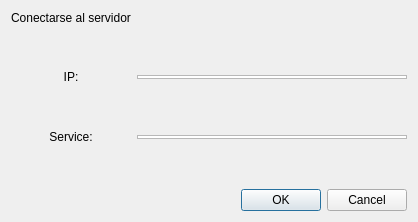
<?xml version="1.0" encoding="UTF-8"?>
<ui version="4.0">
 <class>ConectView</class>
 <widget class="QDialog" name="ConectView">
  <property name="geometry">
   <rect>
    <x>0</x>
    <y>0</y>
    <width>418</width>
    <height>222</height>
   </rect>
  </property>
  <property name="windowTitle">
   <string>Dialog</string>
  </property>
  <layout class="QGridLayout" name="gridLayout">
   <item row="2" column="0">
    <widget class="QLabel" name="label">
     <property name="text">
      <string>IP:</string>
     </property>
     <property name="alignment">
      <set>Qt::AlignCenter</set>
     </property>
     <property name="margin">
      <number>10</number>
     </property>
    </widget>
   </item>
   <item row="4" column="1">
    <layout class="QVBoxLayout" name="verticalLayout_2">
     <property name="topMargin">
      <number>5</number>
     </property>
     <property name="bottomMargin">
      <number>5</number>
     </property>
     <item>
      <widget class="QPlainTextEdit" name="ServiceTextIn">
       <property name="sizePolicy">
        <sizepolicy hsizetype="Expanding" vsizetype="Ignored">
         <horstretch>0</horstretch>
         <verstretch>0</verstretch>
        </sizepolicy>
       </property>
       <property name="verticalScrollBarPolicy">
        <enum>Qt::ScrollBarAlwaysOff</enum>
       </property>
       <property name="horizontalScrollBarPolicy">
        <enum>Qt::ScrollBarAlwaysOff</enum>
       </property>
       <property name="placeholderText">
        <string>Ingrese el servicio</string>
       </property>
      </widget>
     </item>
    </layout>
   </item>
   <item row="2" column="1">
    <layout class="QVBoxLayout" name="verticalLayout">
     <property name="topMargin">
      <number>5</number>
     </property>
     <property name="bottomMargin">
      <number>5</number>
     </property>
     <item>
      <widget class="QPlainTextEdit" name="IPTxtIn">
       <property name="sizePolicy">
        <sizepolicy hsizetype="Expanding" vsizetype="Ignored">
         <horstretch>0</horstretch>
         <verstretch>0</verstretch>
        </sizepolicy>
       </property>
       <property name="palette">
        <palette>
         <active>
          <colorrole role="BrightText">
           <brush brushstyle="SolidPattern">
            <color alpha="255">
             <red>0</red>
             <green>0</green>
             <blue>0</blue>
            </color>
           </brush>
          </colorrole>
         </active>
         <inactive>
          <colorrole role="BrightText">
           <brush brushstyle="SolidPattern">
            <color alpha="255">
             <red>0</red>
             <green>0</green>
             <blue>0</blue>
            </color>
           </brush>
          </colorrole>
         </inactive>
         <disabled>
          <colorrole role="BrightText">
           <brush brushstyle="SolidPattern">
            <color alpha="255">
             <red>0</red>
             <green>0</green>
             <blue>0</blue>
            </color>
           </brush>
          </colorrole>
         </disabled>
        </palette>
       </property>
       <property name="font">
        <font>
         <family>Arial</family>
        </font>
       </property>
       <property name="verticalScrollBarPolicy">
        <enum>Qt::ScrollBarAlwaysOff</enum>
       </property>
       <property name="horizontalScrollBarPolicy">
        <enum>Qt::ScrollBarAlwaysOff</enum>
       </property>
       <property name="plainText">
        <string/>
       </property>
       <property name="backgroundVisible">
        <bool>false</bool>
       </property>
       <property name="placeholderText">
        <string>Ingrese la IP</string>
       </property>
      </widget>
     </item>
    </layout>
   </item>
   <item row="6" column="1">
    <widget class="QDialogButtonBox" name="btnBox">
     <property name="orientation">
      <enum>Qt::Horizontal</enum>
     </property>
     <property name="standardButtons">
      <set>QDialogButtonBox::Cancel|QDialogButtonBox::Ok</set>
     </property>
    </widget>
   </item>
   <item row="3" column="0">
    <spacer name="verticalSpacer_2">
     <property name="orientation">
      <enum>Qt::Vertical</enum>
     </property>
     <property name="sizeHint" stdset="0">
      <size>
       <width>20</width>
       <height>40</height>
      </size>
     </property>
    </spacer>
   </item>
   <item row="0" column="0">
    <widget class="QLabel" name="label_3">
     <property name="text">
      <string>Conectarse al servidor</string>
     </property>
     <property name="margin">
      <number>10</number>
     </property>
    </widget>
   </item>
   <item row="1" column="0">
    <spacer name="verticalSpacer">
     <property name="orientation">
      <enum>Qt::Vertical</enum>
     </property>
     <property name="sizeHint" stdset="0">
      <size>
       <width>20</width>
       <height>40</height>
      </size>
     </property>
    </spacer>
   </item>
   <item row="4" column="0">
    <widget class="QLabel" name="label_2">
     <property name="text">
      <string>Service:</string>
     </property>
     <property name="alignment">
      <set>Qt::AlignCenter</set>
     </property>
     <property name="margin">
      <number>10</number>
     </property>
    </widget>
   </item>
   <item row="5" column="0">
    <spacer name="verticalSpacer_3">
     <property name="orientation">
      <enum>Qt::Vertical</enum>
     </property>
     <property name="sizeHint" stdset="0">
      <size>
       <width>20</width>
       <height>40</height>
      </size>
     </property>
    </spacer>
   </item>
  </layout>
 </widget>
 <resources/>
 <connections>
  <connection>
   <sender>btnBox</sender>
   <signal>accepted()</signal>
   <receiver>ConectView</receiver>
   <slot>accept()</slot>
   <hints>
    <hint type="sourcelabel">
     <x>248</x>
     <y>254</y>
    </hint>
    <hint type="destinationlabel">
     <x>157</x>
     <y>274</y>
    </hint>
   </hints>
  </connection>
  <connection>
   <sender>btnBox</sender>
   <signal>rejected()</signal>
   <receiver>ConectView</receiver>
   <slot>reject()</slot>
   <hints>
    <hint type="sourcelabel">
     <x>316</x>
     <y>260</y>
    </hint>
    <hint type="destinationlabel">
     <x>286</x>
     <y>274</y>
    </hint>
   </hints>
  </connection>
 </connections>
</ui>
